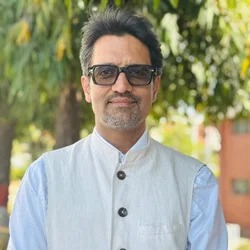
#> input picture imgaes/Akshay Anand.jpeg, 250 x 250 px; its folder holds 4 pictures in this run
$ python prepare_photos.py
#> lines starting #> are read from the running program, lines starting #| are printed output that depends on the picture
#!/usr/bin/env python3
"""
Dev-only: face-centred square crops of the speaker photos, exported as WebP.

    pip install -r tools/requirements-dev.txt
    python tools/prepare_photos.py            # crops + tools/out/contact-sheet.png
    python tools/prepare_photos.py --write-content   # also set "photo" in content/content.en.json

Reads tools/photo_map.json (source file in imgaes/ -> ID, optional manual crop).
The ID is a speaker ID, or for an organiser who is not a speaker, their name as
a slug without the honorific ("Dr. Shray Pathak" -> "shray-pathak").
--write-content sets the photo of the speaker with that ID and of every
organiser whose name slug matches or whose photo already points at that ID.
The originals in imgaes/ are never modified. For each photo it:
  1. applies the EXIF orientation, converts to sRGB, drops all metadata;
  2. finds the face (OpenCV Haar cascade: detection only, no identification) and
     builds a square crop with the face centred, the eyes ~40 % from the top and
     the face ~42-50 % of the crop height, shifting (never padding) to stay
     inside the image; with no face it falls back to a square anchored 15 % from
     the top, and flags it for review;
  3. exports static/img/speakers/<id>-<size>.webp at 128, 208 and 352 px
     (WebP quality 82), never upscaling beyond the crop: a small source is
     exported at its real size instead, and flagged.
"""
import argparse
import io
import json
import os
import sys

import cv2
import numpy as np
from PIL import Image, ImageCms, ImageDraw, ImageFont, ImageOps

ROOT = os.path.dirname(os.path.dirname(os.path.abspath(__file__)))
SRC = os.path.join(ROOT, "imgaes")
OUT = os.path.join(ROOT, "static", "img", "speakers")
SHEET = os.path.join(ROOT, "tools", "out", "contact-sheet.png")
MAP = os.path.join(ROOT, "tools", "photo_map.json")
CONTENT = os.path.join(ROOT, "content", "content.en.json")
SIZES = (128, 208, 352)  # 64 px chips/avatars @2x, 104 px grid @2x, 176 px dignitary portrait @2x
KHADDAR = (246, 239, 226)
CASCADE = cv2.CascadeClassifier(os.path.join(cv2.data.haarcascades, "haarcascade_frontalface_default.xml"))


def load(path):
    im = Image.open(path)
    im = ImageOps.exif_transpose(im)
    icc = im.info.get("icc_profile")
    if icc:  # convert embedded colour profiles to sRGB
        try:
            src = ImageCms.ImageCmsProfile(io.BytesIO(icc))
            im = ImageCms.profileToProfile(im.convert("RGB") if im.mode not in ("RGB", "RGBA") else im,
                                           src, ImageCms.createProfile("sRGB"),
                                           outputMode="RGBA" if im.mode == "RGBA" else "RGB")
        except (OSError, ImageCms.PyCMSError):
            pass
    if im.mode in ("RGBA", "LA", "P"):
        im = im.convert("RGBA")
        bg = Image.new("RGBA", im.size, KHADDAR + (255,))
        im = Image.alpha_composite(bg, im)
    return im.convert("RGB")


def name_slug(name):
    """'Dr. Shray Pathak' -> 'shray-pathak' (the honorific is dropped, as in speaker IDs)."""
    honorifics = {"dr.", "prof.", "(dr.)", "shri", "sh", "sh.", "smt.", "ms.", "mr.", "mrs."}
    words = [w for w in name.replace(",", " ").split() if w.lower() not in honorifics]
    return "-".join("".join(ch for ch in w.lower() if ch.isalnum()) for w in words)


def faces(im):
    gray = cv2.cvtColor(np.array(im), cv2.COLOR_RGB2GRAY)
    min_side = max(24, min(im.size) // 12)
    found = CASCADE.detectMultiScale(gray, scaleFactor=1.08, minNeighbors=6, minSize=(min_side, min_side))
    return sorted([tuple(int(v) for v in f) for f in found], key=lambda f: -f[2] * f[3])


def clamp_box(cx, top_or_cy, size, W, H, from_center=False):
    size = int(min(size, W, H))
    left = cx - size / 2
    top = (top_or_cy - size / 2) if from_center else top_or_cy
    left = max(0, min(left, W - size))  # shift, never pad
    top = max(0, min(top, H - size))
    return int(round(left)), int(round(top)), size


def crop_box(im, entry):
    W, H = im.size
    if entry.get("crop"):
        c = entry["crop"]
        return clamp_box(c["cx"], c["cy"], c["size"], W, H, from_center=True) + ("manual crop",)
    found = faces(im)
    if not found:
        size = min(W, H)
        return clamp_box(W / 2, (H - size) * 0.15, size, W, H) + ("REVIEW: no face found",)
    x, y, w, h = found[0]  # the largest face; smaller boxes are background false positives
    size = h / 0.42        # Haar box spans brow to chin; the whole head is then ~50 % of the crop
    eyes_y = y + 0.38 * h
    left, top, size = clamp_box(x + w / 2, eyes_y - 0.40 * size, size, W, H)
    note = "%d faces, used the largest" % len(found) if len(found) > 1 else ""
    return left, top, size, note


def export(sid, square):
    os.makedirs(OUT, exist_ok=True)
    for name in os.listdir(OUT):
        if name.startswith(sid + "-") and name.endswith(".webp"):
            os.remove(os.path.join(OUT, name))
    written = []
    for target in SIZES:
        size = min(target, square.width)
        if written and size == written[-1]:
            break
        im = square.resize((size, size), Image.LANCZOS) if size != square.width else square
        path = os.path.join(OUT, "%s-%d.webp" % (sid, size))
        im.save(path, "WEBP", quality=82, method=6)  # no exif= / icc_profile=: metadata is not carried over
        written.append(size)
        if size < target:
            break
    return written


def main():
    ap = argparse.ArgumentParser()
    ap.add_argument("--write-content", action="store_true")
    args = ap.parse_args()
    entries = json.load(open(MAP, encoding="utf-8"))["photos"]
#> (reads tools/photo_map.json from the repository)
    results = []
    for entry in entries:
        im = load(os.path.join(SRC, entry["file"]))
#> in load, im is the input picture: PIL image 250x250 RGB; mean R, G, B 156.8, 157.7, 133.7
        left, top, size, note = crop_box(im, entry)
#> in faces, `gray = cv2.cvtColor(np.array(im), cv2.COLOR_RGB2GRAY)`:
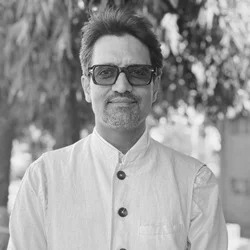
#> gray: shape (250, 250); min 18, max 254, mean 154.7
#> in faces, `found = CASCADE.detectMultiScale(gray, scaleFactor=1.08, minNeighbors=..`: found = [[77, 40, 90, 90]]
#> in crop_box, `found = faces(im)`: found = [(77, 40, 90, 90)]
#> in crop_box, `x, y, w, h = found[0]`: x = 77; y = 40; w = 90
#> in crop_box, `size = h / 0.42`: size = 214.3
#> in crop_box, `eyes_y = y + 0.38 * h`: eyes_y = 74.2
#> in clamp_box, `size = int(min(size, W, H))`: size = 214
#> in clamp_box, `left = cx - size / 2`: left = 15
#> in clamp_box, `top = (top_or_cy - size / 2) if from_center else top_or_cy`: top = -11.51
#> in clamp_box, `top = max(0, min(top, H - size))`: top = 0
#> in crop_box, `left, top, size = clamp_box(x + w / 2, eyes_y - 0.40 * size, size, W, H)`: left = 15; top = 0; size = 214
#> in crop_box, `note = "%d faces, used the largest" % len(found) if len(found) > 1 els..`: note = ''
#> left = 15; top = 0; size = 214; note = ''
        square = im.crop((left, top, left + size, top + size))
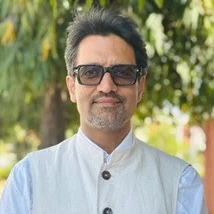
#> square: PIL image 214x214 RGB; mean R, G, B 150.7, 151.5, 125.2
        sizes = export(entry["id"], square)
#> the loop in export, `for target in SIZES:` made 3 passes
#> pass 1, in export, `im = square.resize((size, size), Image.LANCZOS) if size != square.widt..`:
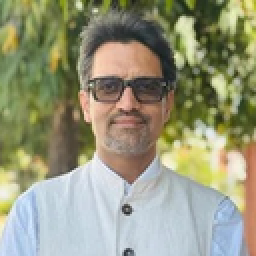
#> im: PIL image 128x128 RGB (shown 2 times larger); mean R, G, B 150.7, 151.5, 125.2
#> pass 2, in export, `im = square.resize((size, size), Image.LANCZOS) if size != square.widt..`:
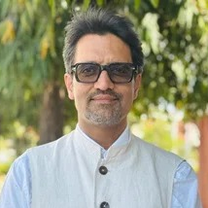
#> im: PIL image 208x208 RGB; mean R, G, B 150.7, 151.5, 125.2
#> after the loop in export, `for target in SIZES:`: written = [128, 208, 214]
#> sizes = [128, 208, 214]
        flag = note
#> flag = ''
        if sizes[-1] < SIZES[-1]:
            flag = (flag + "; " if flag else "") + "LOW-RES: largest export %d px" % sizes[-1]
#> flag = 'LOW-RES: largest export 214 px'
        results.append((entry, square, sizes, flag))
        print("%-24s %-34s crop=(%d,%d,%d) sizes=%s %s" % (entry["id"], entry["file"], left, top, size, sizes, flag))
#| akshay-anand             Akshay Anand.jpeg                  crop=(15,0,214) sizes=[128, 208, 214] LOW-RES: largest export 214 px
#> pass 2 of the loop in main, `for entry in entries:`:
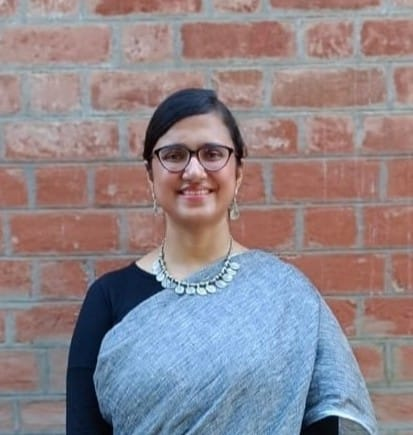
#> input picture imgaes/Ananya Syal.jpeg, 413 x 435 px
#> in load, im is the input picture: PIL image 413x435 RGB; mean R, G, B 142.6, 132, 138.1
#> in faces (call 2), `gray = cv2.cvtColor(np.array(im), cv2.COLOR_RGB2GRAY)`:
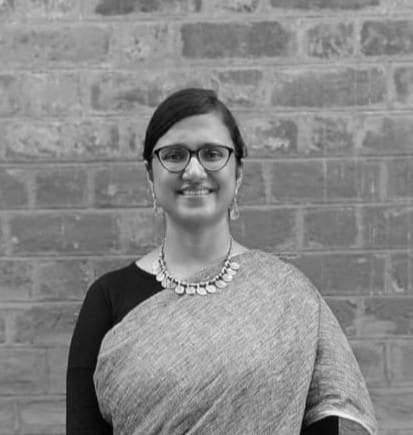
#> gray: shape (435, 413); min 2, max 248, mean 135.9
#> in faces (call 2), `found = CASCADE.detectMultiScale(gray, scaleFactor=1.08, minNeighbors=..`: found = [[141, 114, 105, 105]]
#> in main, `left, top, size, note = crop_box(im, entry)`: left = 68; top = 54; size = 250
#> square: PIL image 250x250 RGB
#> the loop in export (call 2), `for target in SIZES:` made 3 passes
#> pass 1, in export (call 2), `im = square.resize((size, size), Image.LANCZOS) if size != square.widt..`:
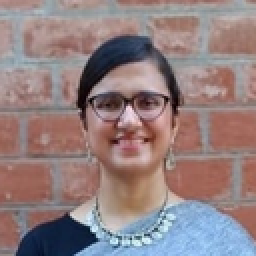
#> im: PIL image 128x128 RGB (shown 2 times larger); mean R, G, B 146.3, 127.2, 128.2
#> after the loop in export (call 2), `for target in SIZES:`: written = [128, 208, 250]
#> in main, `flag = note`: flag = ''
#> in main, `flag = (flag + "; " if flag else "") + "LOW-RES: largest export %d px"..`: flag = 'LOW-RES: largest export 250 px'
#| ananya-syal              Ananya Syal.jpeg                   crop=(68,54,250) sizes=[128, 208, 250] LOW-RES: largest export 250 px
#> pass 3 of the loop in main, `for entry in entries:`:
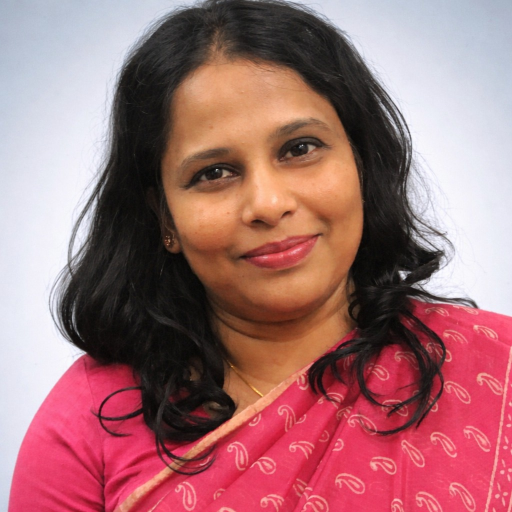
#> input picture imgaes/Asha Banu.jpeg, 1024 x 1024 px (shown at 1/2 size)
#> in load, im is the input picture: PIL image 1024x1024 RGB; mean R, G, B 163.2, 112.3, 116
#> in faces (call 3), `gray = cv2.cvtColor(np.array(im), cv2.COLOR_RGB2GRAY)`:
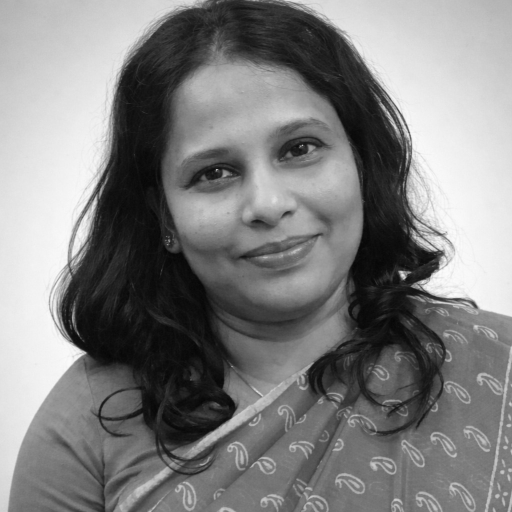
#> gray: shape (1024, 1024) (shown at 1/2 size); min 3, max 253, mean 127.9
#> in faces (call 3), `found = CASCADE.detectMultiScale(gray, scaleFactor=1.08, minNeighbors=..`: found = [[699, 751, 147, 147], [258, 120, 528, 528]]
#> in main, `left, top, size, note = crop_box(im, entry)`: left = 0; size = 1024; note = '2 faces, used the largest'
#> the loop in export (call 3), `for target in SIZES:` made 3 passes
#> pass 3, in export (call 3), `im = square.resize((size, size), Image.LANCZOS) if size != square.widt..`:
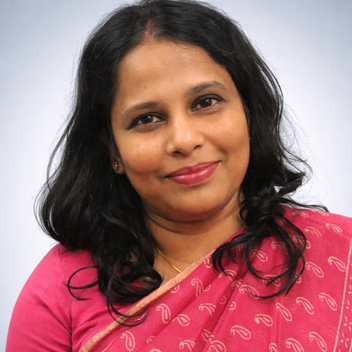
#> im: PIL image 352x352 RGB; mean R, G, B 163.2, 112.3, 116
#> after the loop in export (call 3), `for target in SIZES:`: written = [128, 208, 352]
#> in main, `flag = note`: flag = '2 faces, used the largest'
#| asha-banu-soletti        Asha Banu.jpeg                     crop=(0,0,1024) sizes=[128, 208, 352] 2 faces, used the largest
#> the loop made 5 passes; the first 3 are shown

    # contact sheet: each crop at displayed sizes, circle and square, labelled
    os.makedirs(os.path.dirname(SHEET), exist_ok=True)
    try:
        font = ImageFont.truetype("arial.ttf", 13)
    except OSError:
        font = ImageFont.load_default()
    cw, ch, cols = 384, 236, 4
    rows = (len(results) + cols - 1) // cols
    sheet = Image.new("RGB", (cols * cw, rows * ch), KHADDAR)
    draw = ImageDraw.Draw(sheet)
    for i, (entry, square, sizes, flag) in enumerate(results):
        ox, oy = (i % cols) * cw, (i // cols) * ch
        x = ox + 8
        for disp in (176, 104, 64):
            tile = square.resize((disp, disp), Image.LANCZOS)
            mask = Image.new("L", (disp, disp), 0)
            ImageDraw.Draw(mask).ellipse((0, 0, disp - 1, disp - 1), fill=255)
            circ = Image.new("RGB", (disp, disp), KHADDAR)
            circ.paste(tile, (0, 0), mask)
            sheet.paste(circ, (x, oy + 8))
            if disp == 64:
                sheet.paste(tile, (x, oy + 8 + 72))
            x += disp + 8
        draw.text((ox + 8, oy + 192), entry["id"], fill=(30, 42, 68), font=font)
        draw.text((ox + 8, oy + 209), flag or "ok", fill=(178, 58, 43) if flag else (31, 107, 102), font=font)
    sheet.save(SHEET)
    print("contact sheet:", os.path.relpath(SHEET, ROOT))

    if args.write_content:
        with open(CONTENT, encoding="utf-8") as f:
            content = json.load(f)
        for entry, _, sizes, _ in results:
            sid = entry["id"]
            photo = "img/speakers/%s-%d.webp" % (sid, sizes[-1])
            used = False
            if sid in content["speakers"]:
                content["speakers"][sid]["photo"] = photo
                used = True
            for person in content.get("organisers", []):
                if name_slug(person["name"]) == sid or (person.get("photo") or "").startswith("img/speakers/%s-" % sid):
                    person["photo"] = photo
                    used = True
            if not used:
                print("WARNING: %s matches no speaker ID or organiser name; photo not set" % sid)
        with open(CONTENT, "w", encoding="utf-8", newline="\n") as f:
            json.dump(content, f, ensure_ascii=False, indent=2)
            f.write("\n")
        print("updated content/content.en.json")


if __name__ == "__main__":
#> (the run stopped early here; a loop or call above may not have finished)
